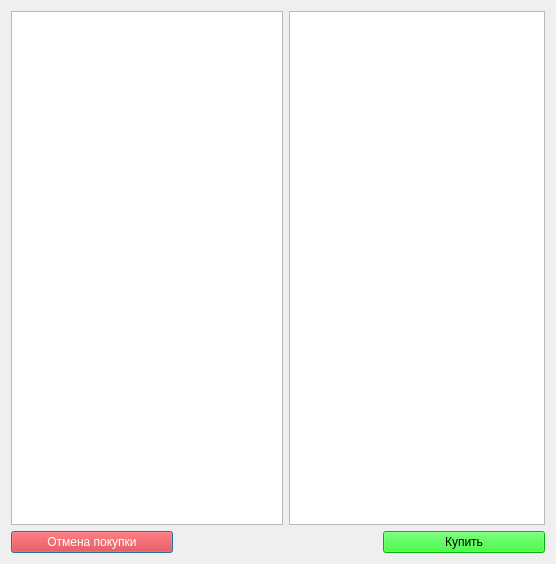
<?xml version="1.0" encoding="UTF-8"?>
<ui version="4.0">
 <class>Ui_Dialog</class>
 <widget class="QDialog" name="Ui_Dialog">
  <property name="geometry">
   <rect>
    <x>0</x>
    <y>0</y>
    <width>556</width>
    <height>564</height>
   </rect>
  </property>
  <property name="windowTitle">
   <string>Dialog</string>
  </property>
  <layout class="QVBoxLayout" name="verticalLayout_2">
   <item>
    <layout class="QVBoxLayout" name="verticalLayout">
     <item>
      <layout class="QHBoxLayout" name="horizontalLayout">
       <item>
        <widget class="QListView" name="listView">
         <property name="sizePolicy">
          <sizepolicy hsizetype="Expanding" vsizetype="Expanding">
           <horstretch>0</horstretch>
           <verstretch>0</verstretch>
          </sizepolicy>
         </property>
        </widget>
       </item>
       <item>
        <widget class="QListView" name="listView_2">
         <property name="sizePolicy">
          <sizepolicy hsizetype="Preferred" vsizetype="Expanding">
           <horstretch>0</horstretch>
           <verstretch>0</verstretch>
          </sizepolicy>
         </property>
        </widget>
       </item>
      </layout>
     </item>
     <item>
      <layout class="QHBoxLayout" name="horizontalLayout_2">
       <item>
        <widget class="QPushButton" name="pushButton_2">
         <property name="styleSheet">
          <string notr="true">background-color:rgb(255, 0, 0);
color:rgb(255, 255, 255)</string>
         </property>
         <property name="text">
          <string>Отмена покупки</string>
         </property>
        </widget>
       </item>
       <item>
        <widget class="QLabel" name="label">
         <property name="enabled">
          <bool>true</bool>
         </property>
         <property name="layoutDirection">
          <enum>Qt::LeftToRight</enum>
         </property>
         <property name="text">
          <string/>
         </property>
         <property name="scaledContents">
          <bool>true</bool>
         </property>
        </widget>
       </item>
       <item>
        <widget class="QLabel" name="label_2">
         <property name="sizePolicy">
          <sizepolicy hsizetype="Minimum" vsizetype="Minimum">
           <horstretch>0</horstretch>
           <verstretch>0</verstretch>
          </sizepolicy>
         </property>
         <property name="maximumSize">
          <size>
           <width>30</width>
           <height>30</height>
          </size>
         </property>
         <property name="text">
          <string/>
         </property>
         <property name="pixmap">
          <pixmap resource="../../QtDesigner_Proj/MyResourse.qrc">:/icons/icons/Russian_rouble_sign_(PT_Serif_1.000).svg.png</pixmap>
         </property>
         <property name="scaledContents">
          <bool>true</bool>
         </property>
        </widget>
       </item>
       <item>
        <widget class="QPushButton" name="pushButton">
         <property name="styleSheet">
          <string notr="true">background-color:rgb(0, 255, 0);
</string>
         </property>
         <property name="text">
          <string>Купить</string>
         </property>
        </widget>
       </item>
      </layout>
     </item>
    </layout>
   </item>
  </layout>
 </widget>
 <resources>
  <include location="../../QtDesigner_Proj/MyResourse.qrc"/>
 </resources>
 <connections/>
</ui>
